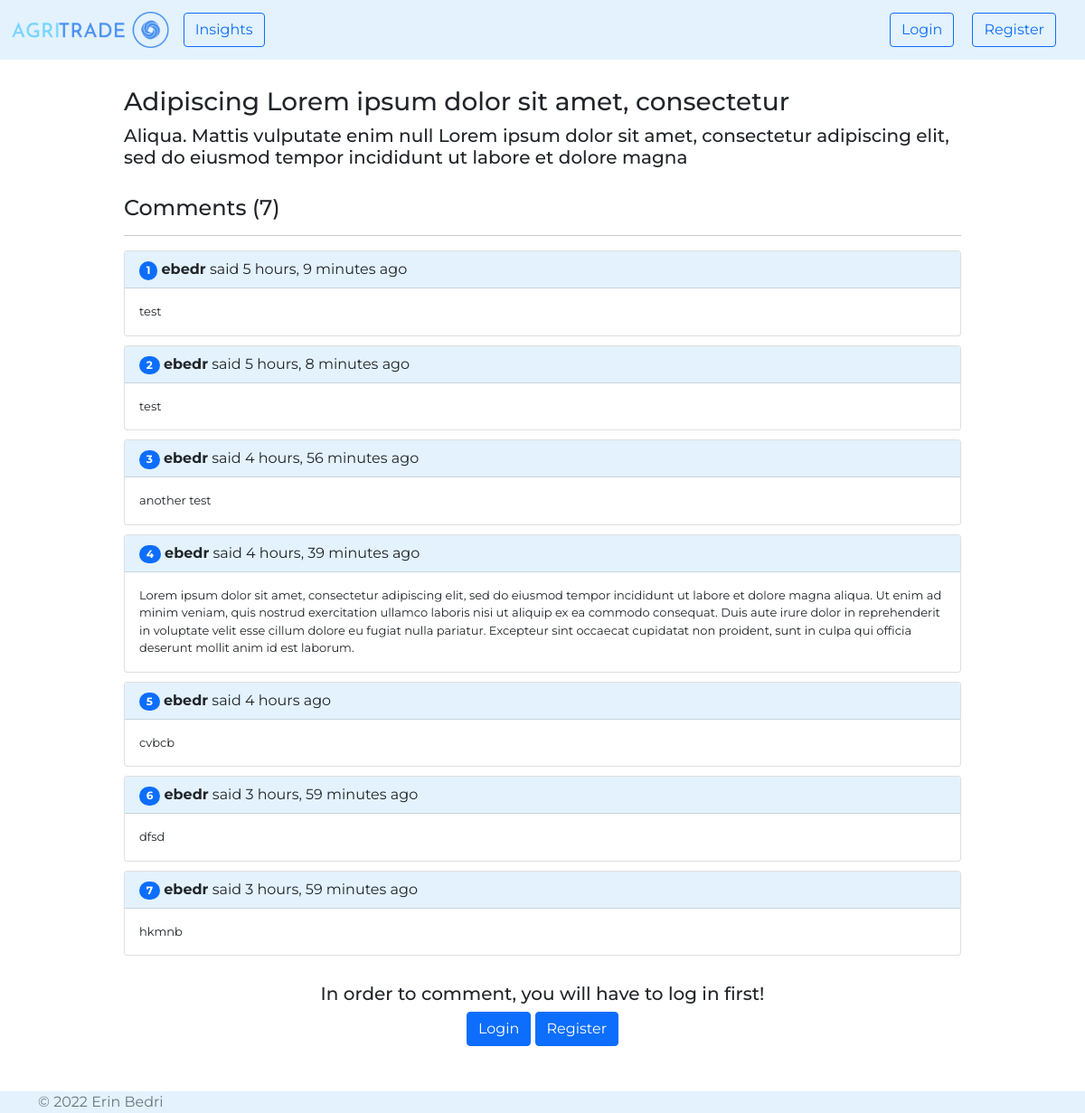
Page /posts/post/6/comments/ on the earlier database version.
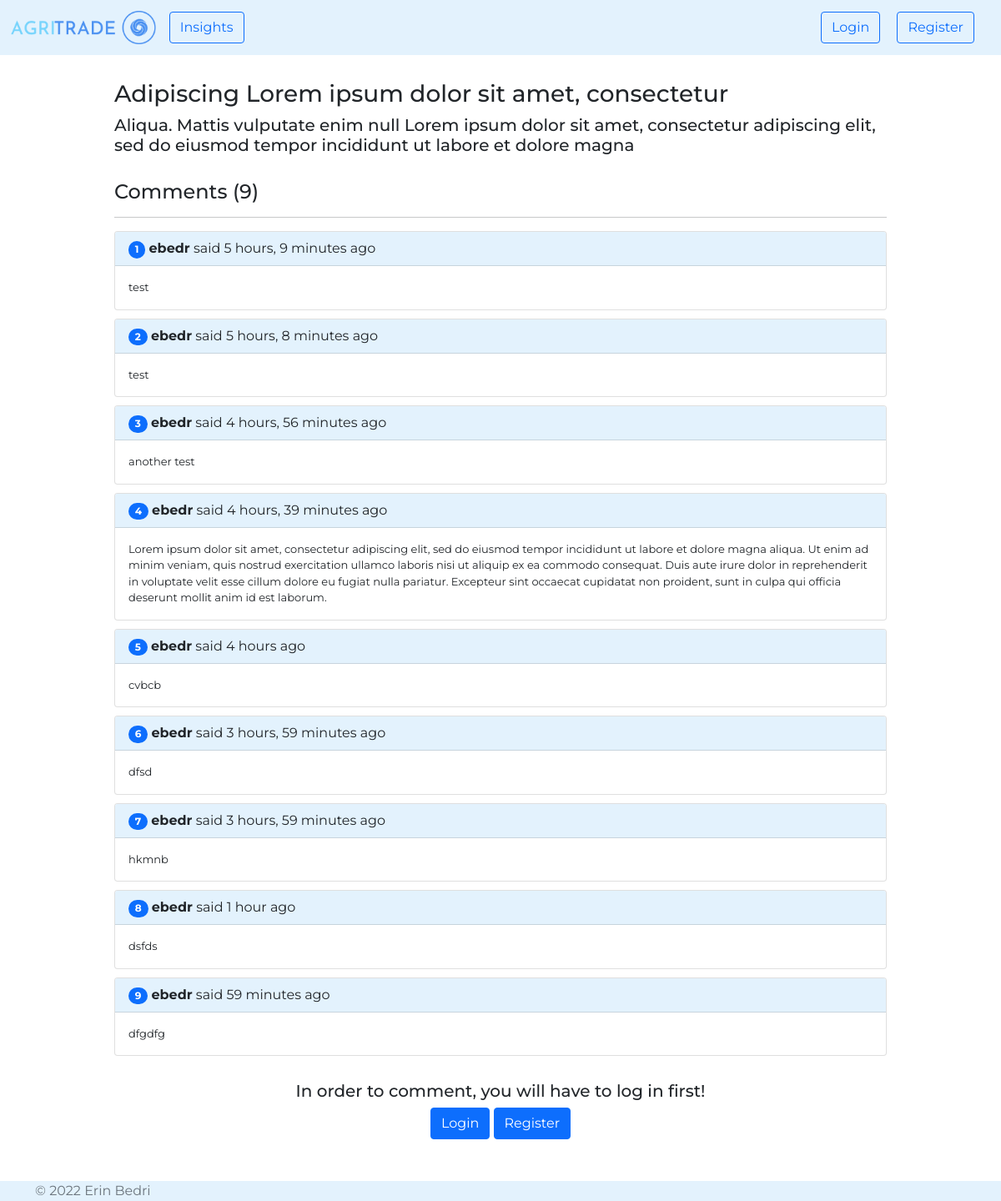
Same page on the later database version.
### agri_trade/posts/models.py (models this page shows, shortened)
class PostComment(models.Model):
    COMMENT_MAX_LEN = 500
    author = models.ForeignKey(
        UserModel,
        on_delete=CASCADE,
    )
    post = models.ForeignKey(
        Post,
        on_delete=CASCADE,
    )
    body = models.TextField(
        max_length=COMMENT_MAX_LEN,
    )
    created_on = models.DateTimeField(
        auto_now_add=True
    )

### agri_trade/posts/views.py (the view)
# urls.py: path('post/<int:pk>/comments/', views.show_comments, name='show comments'),
def show_comments(request, pk):
    post = get_object_or_404(Post, pk=pk)
    comments = PostComment.objects \
        .filter(post_id__exact=pk) \
        .order_by('created_on')
    comments_count = comments.count()
    if request.method == 'POST':
        form = PostCommentForm(request.POST)
        if form.is_valid():
            new_comment = form.save(commit=False)
            new_comment.post = post
            new_comment.author = request.user
            new_comment.save()
            return HttpResponseRedirect(reverse('posts:show comments', args=[str(pk)]))
    else:
        form = PostCommentForm()
    context = {
        'post': post,
        'comments': comments,
        'comments_count': comments_count,
        'form': form,
    }
    return render(request, 'posts/show_comments.html', context)

### agri_trade/posts/templates/posts/show_comments.html
{% extends 'web/base.html' %}
{% block content %}
    <div class="container" style="margin-top: 30px; margin-bottom: 50px">
        <div class="row justify-content-md-center">
            <div class="col-md-10">
                <h3>{{ post.title }}</h3>
                <h5>{{ post.subtitle }}</h5>
                <div style="margin-top: 30px">
                    <h4>Comments ({{ comments_count }})</h4>
                    <hr>
                </div>
                {% for comment in comments %}
                    <div class="card" style="margin-top: 10px">
                        <div class="card-header" style="background-color: #e3f2fd">
                            <div class="row">
                                <div class="col">
                                    <span class="badge rounded-pill bg-primary">{{ forloop.counter }}</span>
                                    <b>{{ comment.author }}</b> said {{ comment.created_on|timesince }} ago
                                </div>
                            </div>
                        </div>
                        <div class="card-body">
                            <blockquote class="blockquote mb-0">
                                <p style="font-size: small">{{ comment.body }}</p>
                            </blockquote>
                        </div>
                    </div>
                {% endfor %}
                <div style="margin-top: 30px">
                    {% if request.user.is_authenticated %}
                        <form method="post" action="{% url 'posts:show comments' post.id %}">
                            {% csrf_token %}
                            {{ form }}
                            <button type="submit" class="btn btn-primary" style="margin-top: 10px">Comment</button>
                        </form>
                    {% else %}
                        <div class="text-center">
                            <h5>In order to comment, you will have to log in first!</h5>
                            <a href="{% url 'accounts:login' %}" class="btn btn-primary">Login</a>
                            <a href="{% url 'accounts:register' %}" class="btn btn-primary">Register</a>
                        </div>
                    {% endif %}
                </div>
            </div>
        </div>
    </div>
{% endblock %}

Differences in the rows shown:
added PostComment: author "ebedr", created_on "1 hour", body "dsfds"
added PostComment: author "ebedr", created_on "59 minutes", body "dfgdfg"
Other differences:
{{ comments_count }}: "7" → "9"
